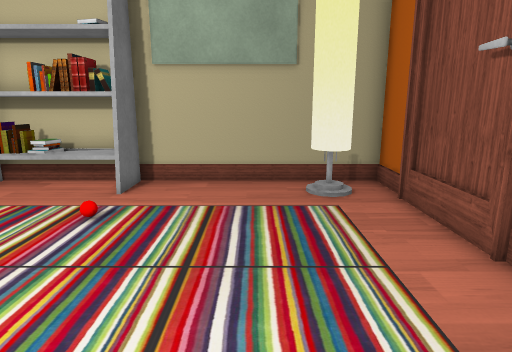
[1] (above)

12 first-person views from a walk through a 3-D level made in the Unity game engine. The camera is 1.3 m above the floor, tilts 12° down and sees 75° across. The floor is counted in squares, 0.5 m on a side. Each view is taken from the middle of a square. On the plan, view 1 faces up. The plan holds only what a view shows up to about 20 squares ahead; the rest is blank. The place goes on beyond the plan. The player character is not drawn.

[2]
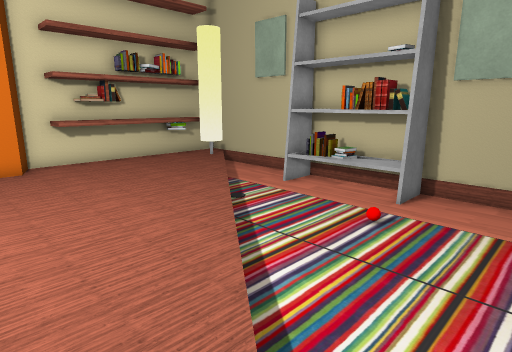

[3]
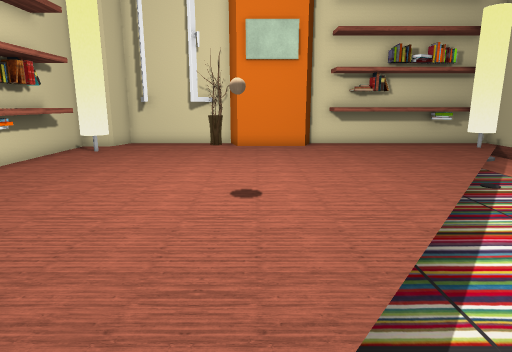

[4]
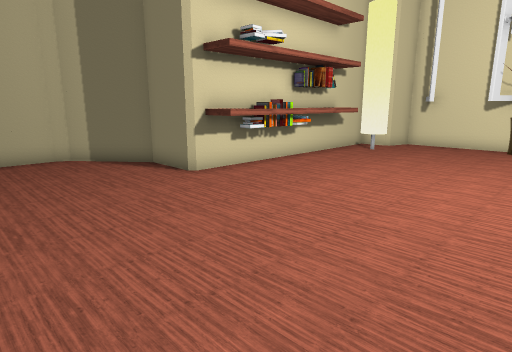

[5]
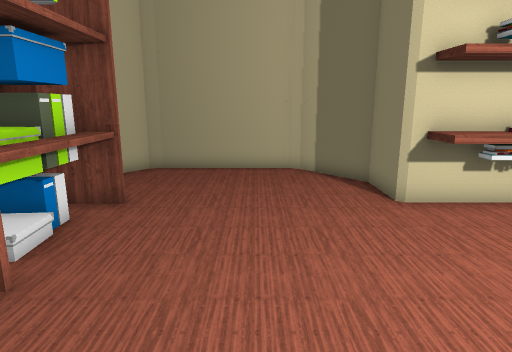

[6]
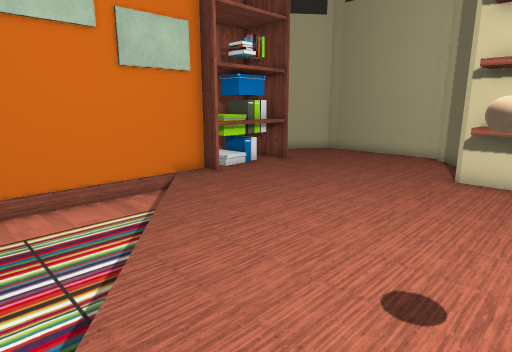

[7]
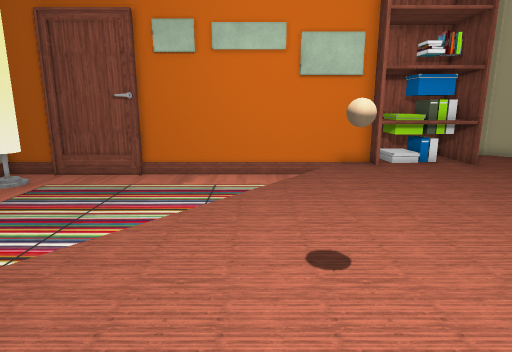

[8]
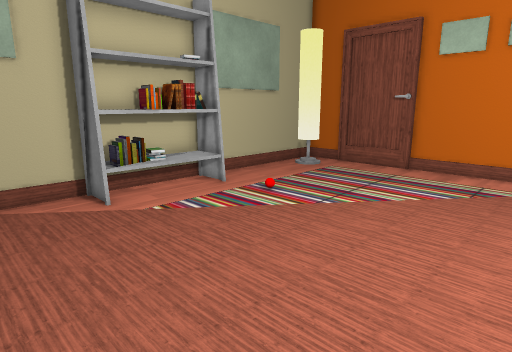

[9]
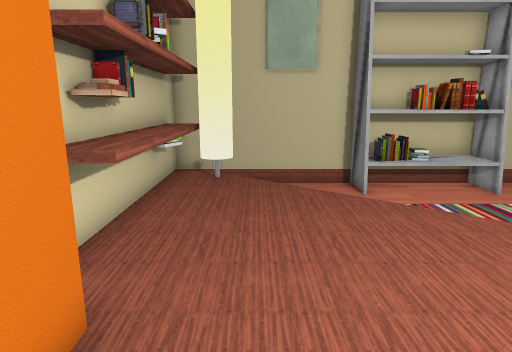

[10]
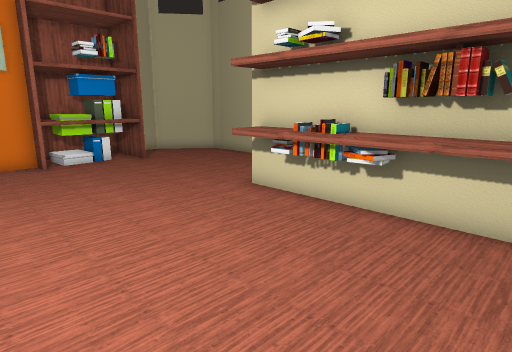

[11]
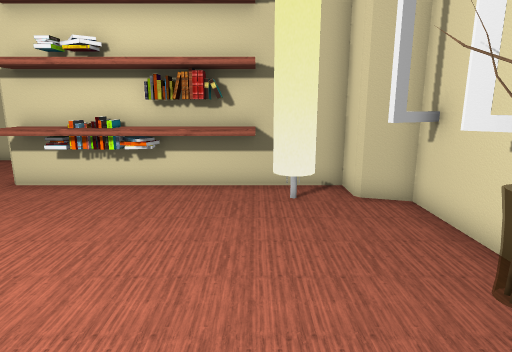

[12]
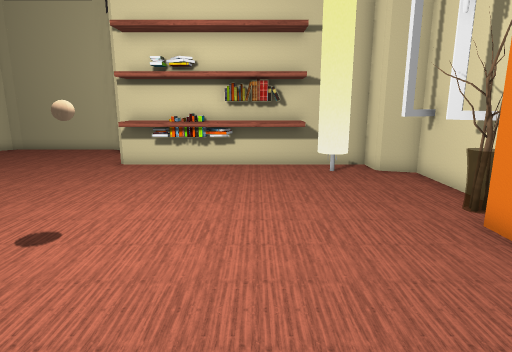

### Floor plan
Key: @ floor where view 1 was taken; # wall or solid block; . main floor; - floor 0.25 m lower than the main floor; / step, stairs or slope; ^ raised ledge; S shelf; B ball; A vase; O other object.
Columns run from 16 left of view 1 to 7 right of it. Each row starts with its distance up from view 1.
 12 #####################
 11 ###----SSSSSS-----O #
 10 SSO/---SSSSSS-----OO#
  9 SS../---------------#
  8 SS.../--------------#
  7 SS..../-----B-------#
  6 SS....../-----------#
  5 SS......./----------#
  4 SS......../---------#
  3 SS.........//-------#
  2 ##.........../------#
  1  #............/-----#
  0  #............./@---#
 -1  #........B....../--#
 -2 ##........B......./-#
 -3 AA................./#
 -4 ##..................#
 -5 #...................S
 -6 ##..................SSS
 -7 ##..................SOS
 -8  #OO................SSS
 -9  # OSSSSSSSSS.......SSS
-10  ############.......SSS
-11             #......... #
-12             #.........##
-13             ##........#
-14              ##......##
-15               ##^^^^##

Where each view was taken, in squares from view 1:
view 1: 0 up, 0 right, facing up
view 2: 1 down, 0 right, facing up-left
view 3: 1 down, 2 right, facing left
view 4: 1 down, 2 right, facing down-left
view 5: 1 down, 0 right, facing down
view 6: 3 up, 7 left, facing down-right
view 7: 0 up, 11 left, facing right
view 8: 1 down, 13 left, facing up-right
view 9: 2 down, 13 left, facing up
view 10: 2 down, 12 left, facing down-right
view 11: 1 up, 12 left, facing down
view 12: 5 up, 10 left, facing down
